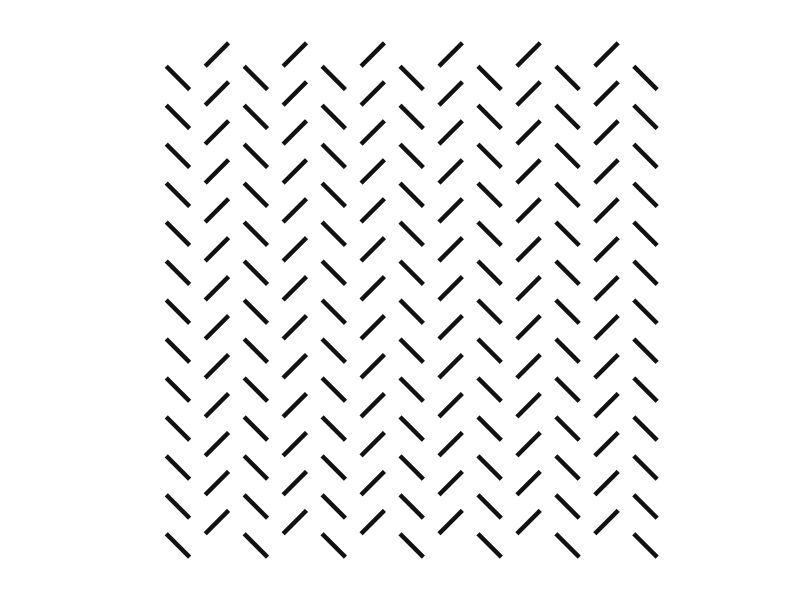
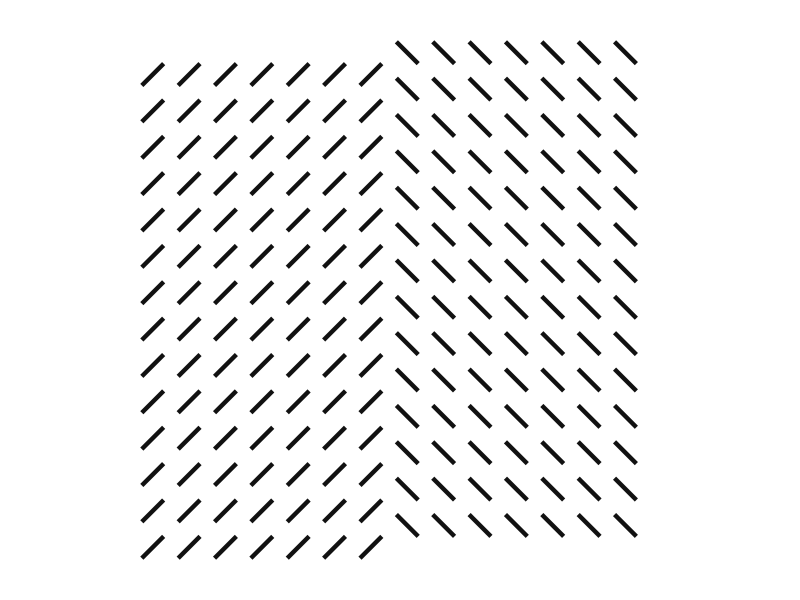
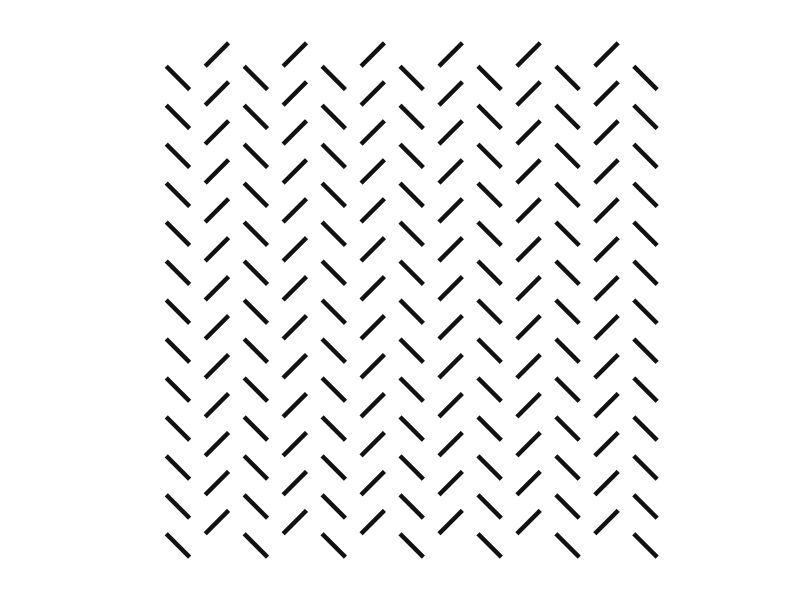
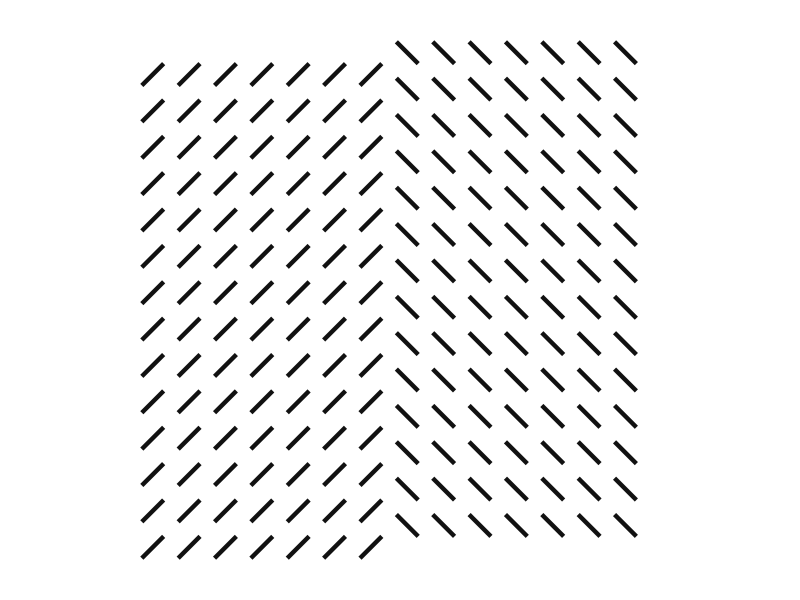

R code for these plots, in order:
# Processing P 113 
library(tidyverse)

lines_stripes <-  tibble(
  x = seq(20,80,5), 
  y = seq(20,80,5)
) %>% 
  expand(x,y)

lines_stripes <- lines_stripes %>% 
  mutate(
    xend = x + 3,
    yend = ifelse(x %% 10, y = y + 3, y -3)
  )

lines_stripes %>% 
  ggplot(aes(x,y , xend = xend, yend = yend)) + 
  geom_segment(size = 1.5, color = "#111111") + 
  xlim(c(15,85)) + 
  ylim(c(15,85)) + 
  coord_fixed() + 
  theme_void() + 
  theme(
    plot.background = element_rect(fill = "white", color = NA)
  )

ggsave("Graphics/lines_stripes.png", width = 6, height = 6, device = ragg::agg_png, dpi = 320)


# Shifted lines stripes ---------------------------------------------------
lines_stripes <-  tibble(
  x = seq(20,85,5), 
  y = seq(20,85,5)
) %>% 
  expand(x,y)

lines_stripes <- lines_stripes %>% 
  mutate(
    xend = x - 3,
    yend = ifelse(x <= 50, y = y - 3, y +3)
  )

lines_stripes %>% 
  ggplot(aes(x,y , xend = xend, yend = yend)) + 
  geom_segment(size = 1.5, color = "#111111") + 
  xlim(c(15,90)) + 
  ylim(c(15,90)) + 
  coord_fixed() + 
  theme_void() + 
  theme(
    plot.background = element_rect(fill = "white", color = NA)
  )

ggsave("Graphics/lines_stripes_shifted.png", width = 6, height = 6, device = ragg::agg_png, dpi = 320)
